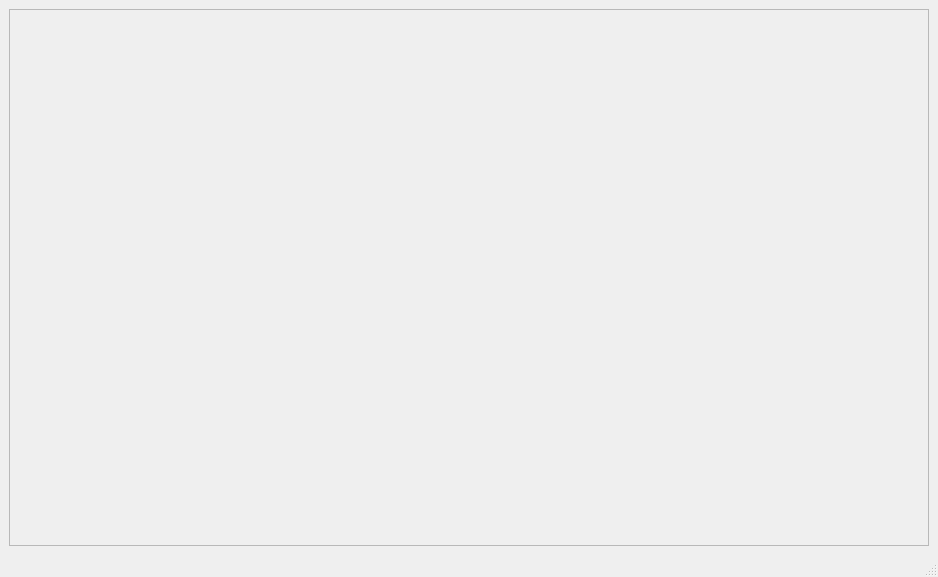
<?xml version="1.0" encoding="UTF-8"?>
<ui version="4.0">
 <class>GisWindow</class>
 <widget class="QMainWindow" name="GisWindow">
  <property name="geometry">
   <rect>
    <x>0</x>
    <y>0</y>
    <width>938</width>
    <height>577</height>
   </rect>
  </property>
  <property name="windowTitle">
   <string>GridCal - GIS</string>
  </property>
  <property name="windowIcon">
   <iconset resource="icons.qrc">
    <normaloff>:/icons/icons/map.svg</normaloff>:/icons/icons/map.svg</iconset>
  </property>
  <widget class="QWidget" name="centralwidget">
   <layout class="QVBoxLayout" name="verticalLayout">
    <item>
     <widget class="QFrame" name="webFrame">
      <property name="frameShape">
       <enum>QFrame::StyledPanel</enum>
      </property>
      <property name="frameShadow">
       <enum>QFrame::Raised</enum>
      </property>
     </widget>
    </item>
   </layout>
  </widget>
  <widget class="QStatusBar" name="statusbar"/>
 </widget>
 <resources>
  <include location="icons.qrc"/>
 </resources>
 <connections/>
</ui>
